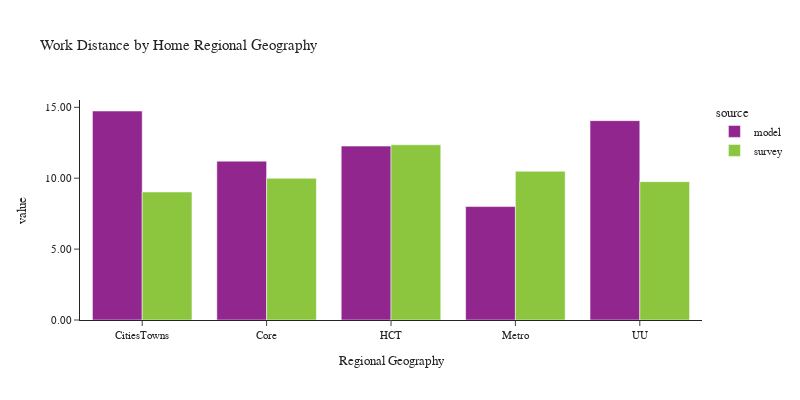

Notebook code for this chart:
### Code cell
plot_work_location(df_workers, 'rg_proposed_home', 'Home Regional Geography', 'Regional Geography')

### Figure 1 — Plotly figure (JSON) as saved in the notebook; plotly's stock layout.template omitted (floating-point values rounded to 4 significant figures)
{"data": [{"alignmentgroup": "True", "customdata": [[190787], [502177], [473507], [723383], [80352]], "hovertemplate": "source=model<br>rg_proposed_home=%{x}<br>value=%{y}<br>sample count=%{customdata[0]}<extra></extra>", "legendgroup": "model", "marker": {"color": "#91268F", "pattern": {"shape": ""}}, "name": "model", "offsetgroup": "model", "orientation": "v", "showlegend": true, "textposition": "auto", "type": "bar", "x": ["CitiesTowns", "Core", "HCT", "Metro", "UU"], "xaxis": "x", "y": [14.74, 11.2, 12.26, 8.001, 14.06], "yaxis": "y"}, {"alignmentgroup": "True", "customdata": [[302], [638], [497], [859], [98]], "hovertemplate": "source=survey<br>rg_proposed_home=%{x}<br>value=%{y}<br>sample count=%{customdata[0]}<extra></extra>", "legendgroup": "survey", "marker": {"color": "#8CC63E", "pattern": {"shape": ""}}, "name": "survey", "offsetgroup": "survey", "orientation": "v", "showlegend": true, "textposition": "auto", "type": "bar", "x": ["CitiesTowns", "Core", "HCT", "Metro", "UU"], "xaxis": "x", "y": [9.03, 9.995, 12.36, 10.49, 9.755], "yaxis": "y"}], "layout": {"barmode": "group", "font": {"size": 11}, "height": 400, "legend": {"title": {"text": "source"}, "tracegroupgap": 0}, "title": {"text": "Work Distance by Home Regional Geography"}, "width": 800, "xaxis": {"anchor": "y", "domain": [0.0, 1.0], "title": {"text": "Regional Geography"}}, "yaxis": {"anchor": "x", "domain": [0.0, 1.0], "tickformat": ".2f", "title": {"text": "value"}}}}
